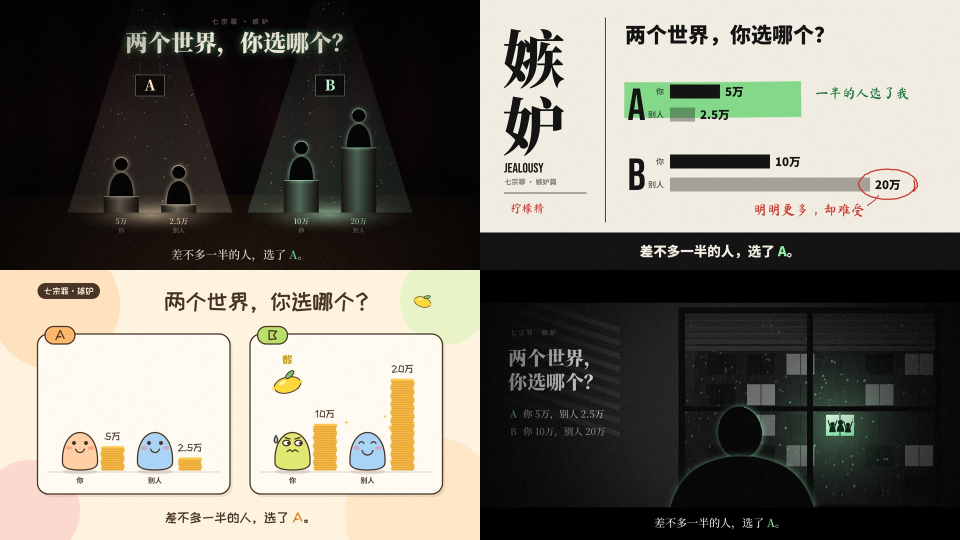
#> input picture 风格样图/0-四个方向总览.jpg, 1920 x 1080 px (shown at 1/2 size); its folder holds only this picture in this run
$ python -i apicover.py   (imports and definitions only)
#> lines starting #> are read from the running program, lines starting #| are printed output that depends on the picture
### qe/cover.py
"""封面:裁剪框要对准哪。

用户定的规矩:
- 封面只用 .png(组长 2026-10-15:「jpg 是原封面不能要,上面有字,所以才 p 了一下导出的 png 无字版本」)。
  以前「几个人分得开就用竖的 jpg」作废;没有 png 的标黄,不拿 jpg 顶。
- 裁剪时人必须在框中间(要拖一下框);没有人的,框对准画面主体。
认人用本机的 OpenCV YuNet 人脸模型(models/face_detection_yunet_2023mar.onnx,不联网)。

企鹅号的裁剪依次有 3:4 / 9:16 / 2.35:1 / 公众号小图(方)四个框(有的号只有前两个),最窄的是 9:16。
几个人都装得进 9:16 的框 → 框对准他们中间;装不下 → 框对准脸最大的那个(一般是主角),标黄让人在「封面预览」里看一眼。
"""
import os

import numpy as np

MIN_FACE = 0.02        # 脸宽不到图宽 2% 的不算(拼图里远处的小人 0.013~0.015;拍球的小孩 0.026~0.032 要算)
SCORE = 0.7
NARROW = 9 / 16        # 最窄的那个框(9:16)


_DET = None


# [12 lines left out: function _detector, not called in this run]


def read_image(path: str):
    import cv2
    return cv2.imdecode(np.fromfile(path, dtype=np.uint8), cv2.IMREAD_COLOR)


# [56 lines left out: functions faces_in, focus_of, subject_of, not called in this run]


# ---------------- 黑边(用户 2026-10-22:封面上下带黑条,框进去不好看 → 软件做一张去掉黑边的副本来裁、来传,原图不动) ----------------
BLACK = 28              # 比这个暗的点算黑
BAR_MIN = 3             # 黑条至少几像素才去(1、2 像素的压缩毛边不管)
KEEP_MIN = 0.5          # 去完至少还剩一半宽 / 一半高;剩得更少说明不是黑边是图本身就暗,不去、标黄


def borders_of(gray) -> tuple[int, int, int, int]:
    """灰度图(numpy 二维)四边的黑条有多宽:(左, 上, 右, 下) 像素。贴着边、整条几乎全黑的才算(暗的夜景中间那点黑不算)。"""
    g = np.asarray(gray)
    h, w = g.shape[:2]

    def run(lines) -> int:
        k = 0
        for ln in lines:
            # 导出视频加的黑条是一整条平平的黑(实测亮度 0~10、起伏不到 2);夜景再暗也有噪点起伏,不算
            if (ln < BLACK).mean() >= 0.97 and float(ln.mean()) < BLACK * 0.7 and float(ln.std()) < 4:
                k += 1
            else:
                break
        return k
    t, b = run(g), run(g[::-1])
    left, right = run(g.T), run(g.T[::-1])
    out = []
    for n, size in ((left, w), (t, h), (right, w), (b, h)):
        out.append(n + 1 if n >= BAR_MIN and n < size else 0)      # 多去 1 像素:黑条和画面交界那条灰边
    return tuple(out)


def border_box(w: int, h: int, bd) -> tuple[int, int, int, int] | None:
    """去黑边以后留哪块 (左, 上, 右, 下);没黑边 / 黑边太宽(剩不到一半)返回 None。"""
    left, t, right, b = bd
    if not any(bd):
        return None
    nw, nh = w - left - right, h - t - b
    if nw < w * KEEP_MIN or nh < h * KEEP_MIN:
        return None
    return left, t, w - right, h - b


_ORIG: dict = {}        # 去黑边的副本 → 原图(界面上「位置 / 打开封面文件夹」给人看原图)


def orig_of(path: str) -> str:
    return _ORIG.get(path, path)


# [112 lines left out: functions deborder, decide, _note_border, plan_for_image, pick_for, not called in this run]


WIDE_NOTE = {"crop": ";2.35:1 切掉一点头顶(不挡脸)", "ai": ";2.35:1 要 AI 扩图(看一眼)"}


# [15 lines left out: function note_wide, not called in this run]


# ---------------- 裁剪框放哪 ----------------
RATIOS = [("3:4", 3 / 4), ("9:16", 9 / 16), ("2.35:1", 2.35), ("1:1", 1.0)]    # 企鹅号裁剪的几个比例(有的号只有前两个)


def rkey(ratio: float) -> str:
    return f"{ratio:.3f}"


# 2.35:1(公众号推送大图)框的下面 26% 是「标题区域」,会压上标题字(用户:大头照脸上会有字,不行)。
# 实测两张截图:标题区上沿在框高的 0.738、0.758 处 → 按 0.72 算(留点余量)。
TITLE_SAFE = 0.72
TITLE_TEXT = 0.76      # 标题的字在标题区中间偏下:切头顶的时候下巴可以碰到标题区上沿那条暗边,但不能到字那里
WIDE = 2.35


# [53 lines left out: functions _face_band, title_fit, crop_fit, wide_mode, not called in this run]


def needs_wide(img_w: float, img_h: float, plan: dict) -> bool:
    """这条的 2.35:1 要不要换专用图(AI 扩图)。"""
    return wide_mode(img_w, img_h, plan)[0] == "ai"


# ---------------- 办法三:AI 扩图(阿里百炼 qwen-image-2.0,一张约几毛钱、6 秒左右)----------------
# 用户 2026-10-15:两边模糊不行(「那张封面 png 并没有模糊处理」);办法一(切头顶)和办法三(AI 扩)都不错。
# 原图缩小放进 2.35:1 的白底画布(脸在标题区上面),让 AI 把白的地方补成和原图连着的场景;
# 画完把原图原样贴回去 —— 人脸和原画面一个像素都不让 AI 改,AI 只补边(实测它会在边上乱画一只手,提示词里也不让画人)。
AI_KEY = ""                  # 窗口启动时从设置里填
AI_NEGATIVE = "人,手,手臂,手指,胳膊,人脸,身体,文字,字母,水印,logo"
AI_MODEL = "qwen-image-2.0"
AI_PROMPT = ("这张图两边和下面的纯白色区域是空的。把纯白色区域补画出来,和中间原来的画面自然衔接"
             "(同一个场景、同样的光线和色调、线条接得上)。不要画任何人、手、脸或身体的一部分,不要加任何文字和水印。"
             "中间原有的画面和人物一点都不要改动。")


# [145 lines left out: functions ai_canvas, cache_file, wide_cover, crop_rect, box_drag, ratio_of, not called in this run]


MIN_SHORT = 540         # 企鹅号嫌小:270×480、270×360 的竖封面传上去提示「封面图尺寸过小」;360×640 收(实测)
UP_SHORT = 720


# [19 lines left out: functions upload_file, image_size, not called in this run]


def exists(p: str) -> bool:
    return bool(p) and os.path.isfile(p)

### qe/apicover.py
"""接口发的封面(用户 2026-10-16:「文件夹里面是什么封面就放什么吧 或者可以自行设置 什么比例的」)。

视频旁边同名的图片(xxx.mp4 + xxx.jpg / .png)→ 传给这条视频(/video/clientvideopic:每条一张,
平台建议 3:4,不超过 20MB,jpg / png)。没有同名图片 → 不传,平台自己从视频里截一帧(和以前一样)。
设置「封面比例」:原样 = 文件夹里什么样就传什么样;选了比例 = 从中间裁成那个比例再传(原图不动,裁好的放临时文件夹)。
"""
import os
import tempfile
import uuid

CHOICES = ["原样", "3:4", "9:16", "16:9", "4:3", "1:1", "不传"]
RATIOS = {"3:4": (3, 4), "9:16": (9, 16), "16:9": (16, 9), "4:3": (4, 3), "1:1": (1, 1)}
IMG_EXT = (".jpg", ".jpeg", ".png", ".webp")
MAX_BYTES = 20 * 1024 * 1024


def find(video_path: str) -> str:
    """视频旁边同名的封面图;没有给 ""。jpg 优先,其次 png / webp(大小写都认)。"""
    d, base = os.path.split(video_path)
    stem = os.path.splitext(base)[0]
    try:
        names = os.listdir(d or ".")
    except OSError:
        return ""
    got = {}
    for n in names:
        s, e = os.path.splitext(n)
        if s == stem and e.lower() in IMG_EXT:
            got.setdefault(e.lower(), n)
    for e in IMG_EXT:
        if e in got:
            return os.path.join(d, got[e])
    return ""


def crop_box(w: int, h: int, ratio) -> tuple[int, int, int, int]:
    """从中间裁成 ratio=(宽, 高) 的框 (左, 上, 右, 下)。"""
    a, b = ratio
    if w * b > h * a:                       # 太宽:裁左右
        nw = max(1, round(h * a / b))
        x = (w - nw) // 2
        return x, 0, x + nw, h
    nh = max(1, round(w * b / a))           # 太高:裁上下
    y = (h - nh) // 2
    return 0, y, w, y + nh


def _border_box(img: str):
    """这张图去黑边以后留哪块(和教育号用同一个判断);没黑边 / 读不出来 → None。"""
    try:
        import numpy as np
        from PIL import Image
        from .cover import border_box, borders_of
        with Image.open(img) as im:
            g = np.asarray(im.convert("L"))
        return border_box(g.shape[1], g.shape[0], borders_of(g))
    except Exception:
        return None


def _tmp_dir() -> str:
    d = os.path.join(tempfile.gettempdir(), "企鹅号助手封面")
    os.makedirs(d, exist_ok=True)
    return d


def prepare(img: str, mode: str = "原样") -> str:
    """要传的那张图:原样且平台收(jpg/png、不超过 20MB)→ 原图;否则裁 / 转成 jpg 放临时文件夹。
    mode「不传」或没图 → ""。原图永远不动。"""
    if not img or mode == "不传":
        return ""
    ratio = RATIOS.get(mode)
    ext = os.path.splitext(img)[1].lower()
    box = _border_box(img)                         # 封面带黑边:去掉再传(用户 2026-10-22)
#> in _border_box, im is the input picture: PIL image 1920x1080 RGB; mean R, G, B 118.9, 115.6, 106.5
#> in _border_box, `g = np.asarray(im.convert("L"))`:
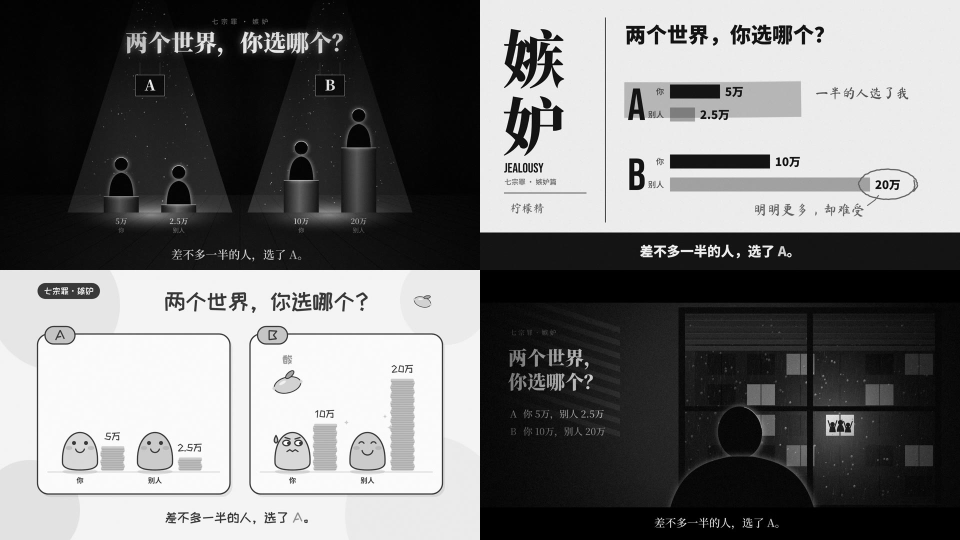
#> g: shape (1080, 1920) (shown at 1/2 size); min 0, max 255, mean 115.6
#> the loop in run, `for ln in lines:` made 1 pass
#> after the loop in run, `for ln in lines:`: k = 0
#> the loop in run (call 2), `for ln in lines:` made 1 pass
#> the loop in borders_of, `for n, size in ((left, w), (t, h), (right, w), (b, h)):` made 4 passes
#> size on passes 1 to 4: 1920, 1080, 1920, 1080
#> after the loop in borders_of, `for n, size in ((left, w), (t, h), (right, w), (b, h)):`: out = [0, 0, 0, 0]
#> in border_box, `left, t, right, b = bd`: left = 0
    if ratio is None and box is None and ext in (".jpg", ".jpeg", ".png") and os.path.getsize(img) <= MAX_BYTES:
        return img
    from PIL import Image
    with Image.open(img) as im:
        im = im.convert("RGB")
        if box:
            im = im.crop(box)
        if ratio:
            im = im.crop(crop_box(im.width, im.height, ratio))
        out = os.path.join(_tmp_dir(), uuid.uuid4().hex[:12] + ".jpg")
        q = 92
        while True:
            im.save(out, "JPEG", quality=q)
            if os.path.getsize(out) <= MAX_BYTES or q <= 50:
                break
            q -= 15
        if os.path.getsize(out) > MAX_BYTES:    # 还是太大(超大图):缩一半
            im.resize((im.width // 2, im.height // 2)).save(out, "JPEG", quality=85)
    return out


def cleanup(path: str, original: str):
    """传完删掉临时裁的那张(原图不删)。"""
    if path and path != original and os.path.dirname(path) == _tmp_dir():
        try:
            os.remove(path)
        except OSError:
            pass

>>> result = prepare('../风格样图/0-四个方向总览.jpg')

$ run again, on 风格样图/1-独幕剧场.jpg
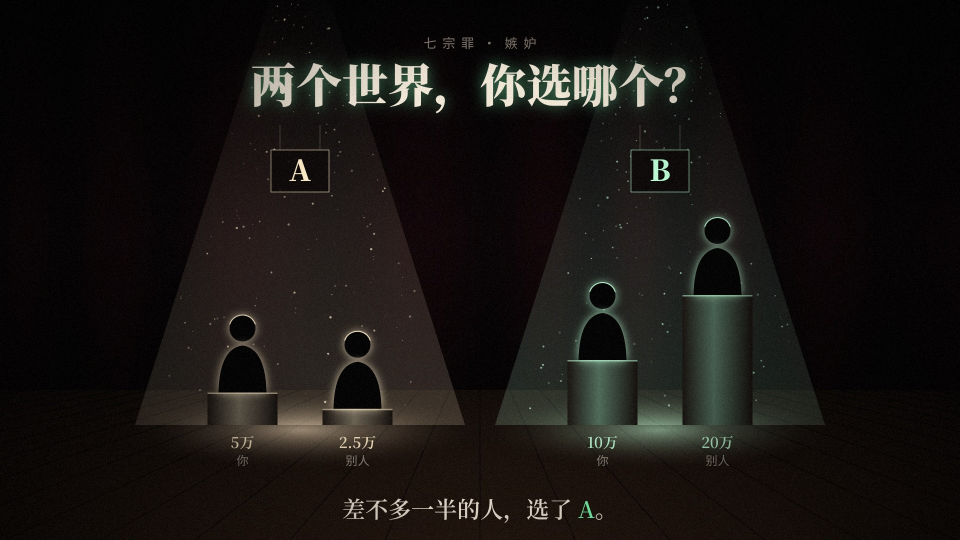
#> input picture 风格样图/1-独幕剧场.jpg, 1920 x 1080 px (shown at 1/2 size)
#> in _border_box, im is the input picture: PIL image 1920x1080 RGB; mean R, G, B 23.5, 20.5, 18
#> the loop in run, `for ln in lines:` made 8 passes
#> after the loop in run, `for ln in lines:`: k = 7
#> the loop in run (call 2), `for ln in lines:` made 1 pass
#> in borders_of, `t, b = run(g), run(g[::-1])`: b = 0
#> in borders_of, `left, right = run(g.T), run(g.T[::-1])`: left = 3; right = 0
#> the loop in borders_of, `for n, size in ((left, w), (t, h), (right, w), (b, h)):` made 4 passes
#> (n, size) on passes 1 to 4: (3, 1920), (7, 1080), (0, 1920), (0, 1080)
#> after the loop in borders_of, `for n, size in ((left, w), (t, h), (right, w), (b, h)):`: out = [4, 8, 0, 0]
#> in border_box, `left, t, right, b = bd`: left = 4; t = 8; right = 0
#> nw = 1916; nh = 1072
#> box = (4, 8, 1920, 1080)
#> in prepare, `im = im.crop(box)`:
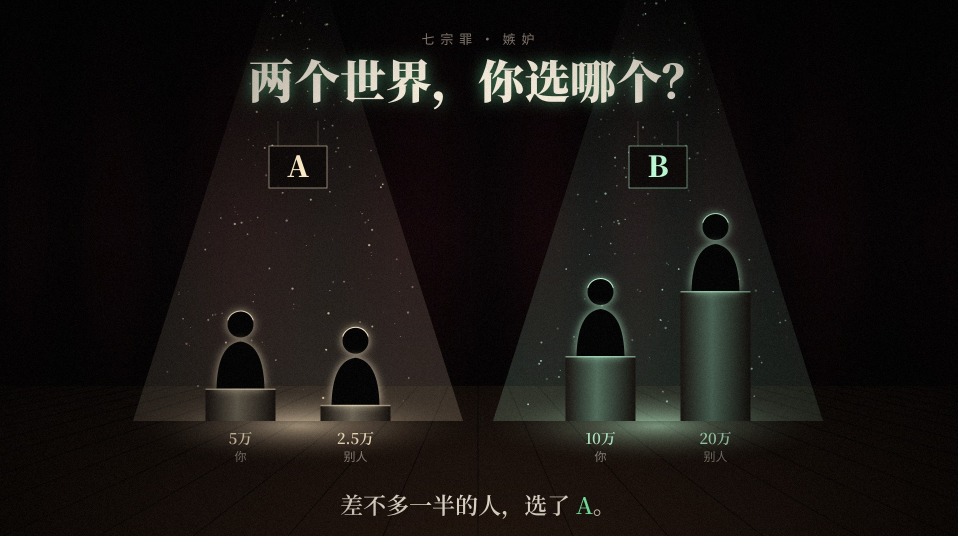
#> im: PIL image 1916x1072 RGB (shown at 1/2 size); mean R, G, B 23.7, 20.6, 18.2
#> after the loop in prepare, `while True:`: q = 92

$ run again, on 风格样图/2-大字批注.jpg
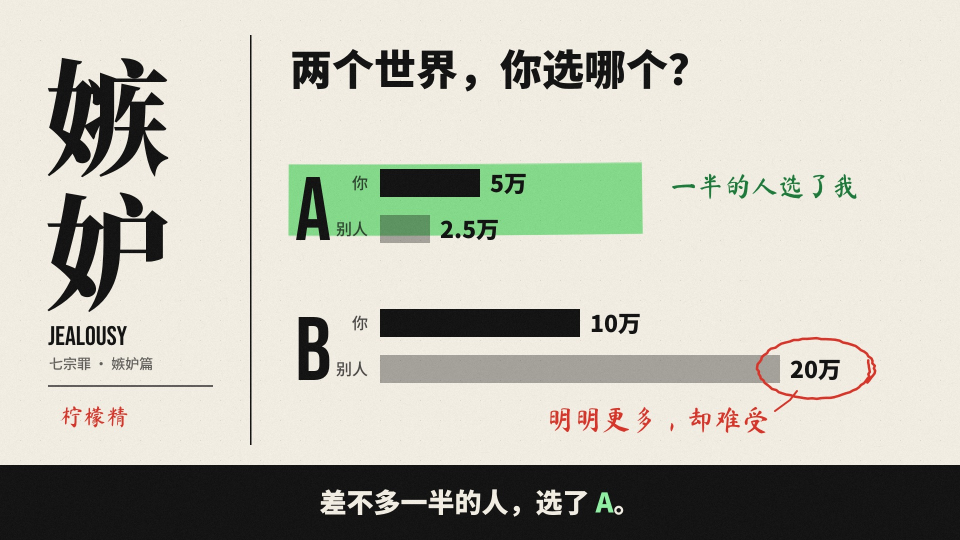
#> input picture 风格样图/2-大字批注.jpg, 1920 x 1080 px (shown at 1/2 size)
#> in _border_box, im is the input picture: PIL image 1920x1080 RGB; mean R, G, B 189.5, 189.2, 177.8
#> in _border_box, `g = np.asarray(im.convert("L"))`:
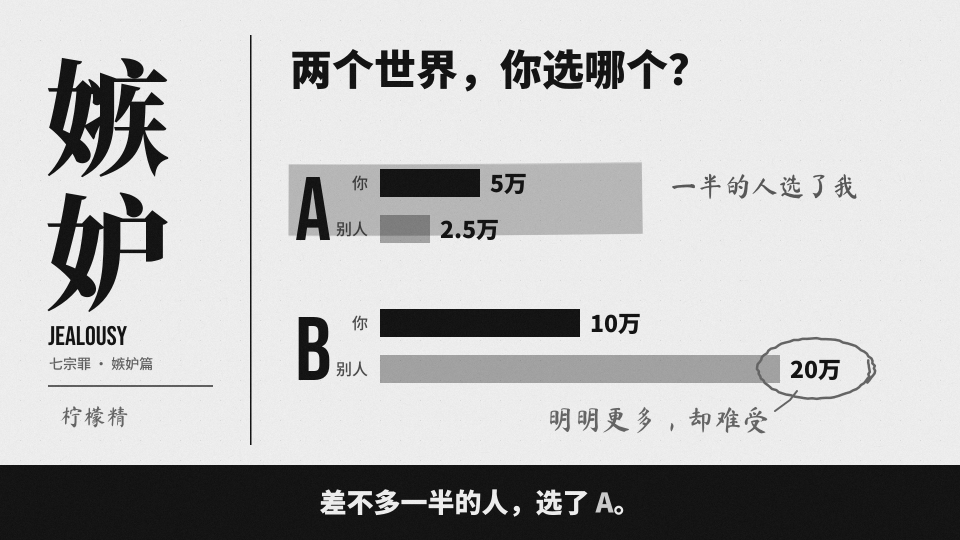
#> g: shape (1080, 1920) (shown at 1/2 size); min 4, max 253, mean 188
#> the loop in run, `for ln in lines:` made 1 pass
#> after the loop in run, `for ln in lines:`: k = 0
#> the loop in run (call 2), `for ln in lines:` made 1 pass
#> the loop in borders_of, `for n, size in ((left, w), (t, h), (right, w), (b, h)):` made 4 passes
#> size on passes 1 to 4: 1920, 1080, 1920, 1080
#> after the loop in borders_of, `for n, size in ((left, w), (t, h), (right, w), (b, h)):`: out = [0, 0, 0, 0]
#> in border_box, `left, t, right, b = bd`: left = 0

$ run again, on 风格样图/3-柠檬精插画.jpg
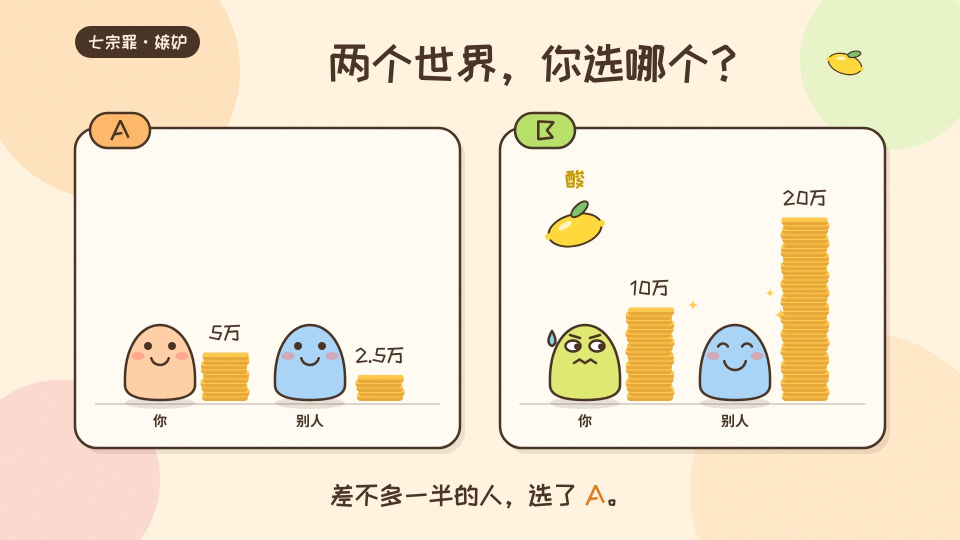
#> input picture 风格样图/3-柠檬精插画.jpg, 1920 x 1080 px (shown at 1/2 size)
#> in _border_box, im is the input picture: PIL image 1920x1080 RGB; mean R, G, B 242.7, 230.8, 209.6
#> in _border_box, `g = np.asarray(im.convert("L"))`:
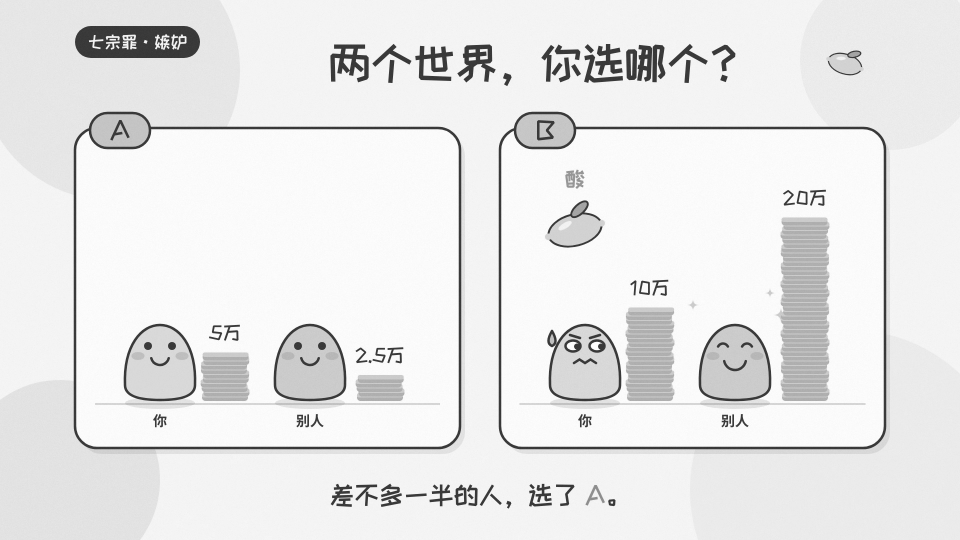
#> g: shape (1080, 1920) (shown at 1/2 size); min 43, max 255, mean 232
#> the loop in run, `for ln in lines:` made 1 pass
#> after the loop in run, `for ln in lines:`: k = 0
#> the loop in run (call 2), `for ln in lines:` made 1 pass
#> the loop in borders_of, `for n, size in ((left, w), (t, h), (right, w), (b, h)):` made 4 passes
#> size on passes 1 to 4: 1920, 1080, 1920, 1080
#> after the loop in borders_of, `for n, size in ((left, w), (t, h), (right, w), (b, h)):`: out = [0, 0, 0, 0]
#> in border_box, `left, t, right, b = bd`: left = 0
